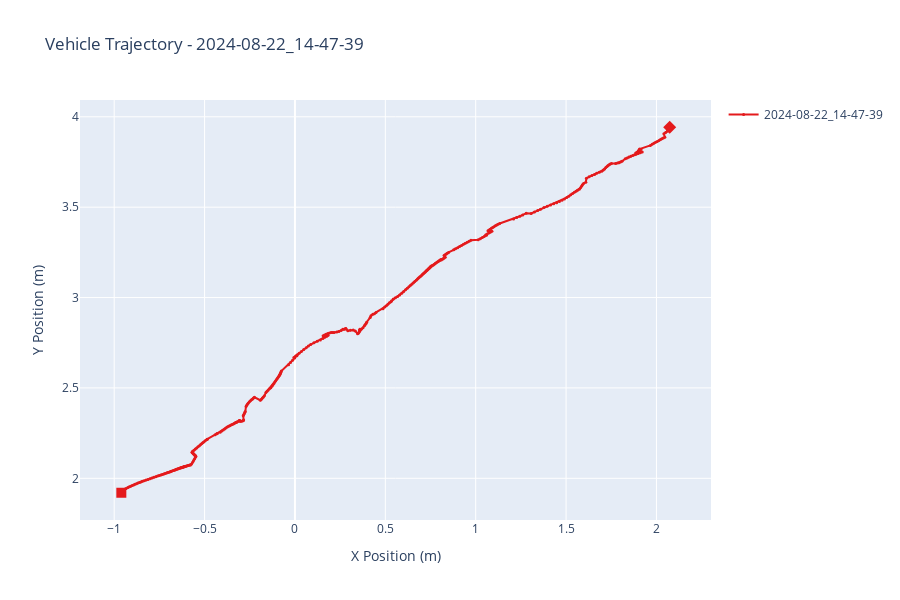

Here is the notebook cell this chart was saved with:
### Code cell
# SPATIAL DATA VISUALIZATION - TRAJECTORIES — compact
if 'ins' in analyzer.available_sensors:
    if BAG_SELECTION:
        analyzer.plot_trajectory_2d(BAG_SELECTION, interactive=(PLOT_STYLE == "interactive"))
    else:
        analyzer.plot_trajectory_2d(None, interactive=(PLOT_STYLE == "interactive"))
else:
    print("No INS data available for trajectory plotting")

### Figure 1 — Plotly figure (JSON) as saved in the notebook; plotly's stock layout.template omitted (floating-point values rounded to 4 significant figures; data arrays with more than 128 entries replaced by an {"elided": "..."} marker saying what was removed)
{"data": [{"line": {"color": "rgb(228,26,28)"}, "marker": {"size": 3}, "mode": "lines+markers", "name": "2024-08-22_14-47-39", "type": "scatter", "x": {"elided": "402 float values"}, "y": {"elided": "402 float values"}}, {"marker": {"color": "rgb(228,26,28)", "size": 10, "symbol": "square"}, "mode": "markers", "name": "2024-08-22_14-47-39 Start", "showlegend": false, "type": "scatter", "x": [-0.9606], "y": [1.92]}, {"marker": {"color": "rgb(228,26,28)", "size": 10, "symbol": "diamond"}, "mode": "markers", "name": "2024-08-22_14-47-39 End", "showlegend": false, "type": "scatter", "x": [2.073], "y": [3.942]}], "layout": {"height": 600, "title": {"text": "Vehicle Trajectory - 2024-08-22_14-47-39"}, "xaxis": {"title": {"text": "X Position (m)"}}, "yaxis": {"scaleanchor": "x", "scaleratio": 1, "title": {"text": "Y Position (m)"}}}}
